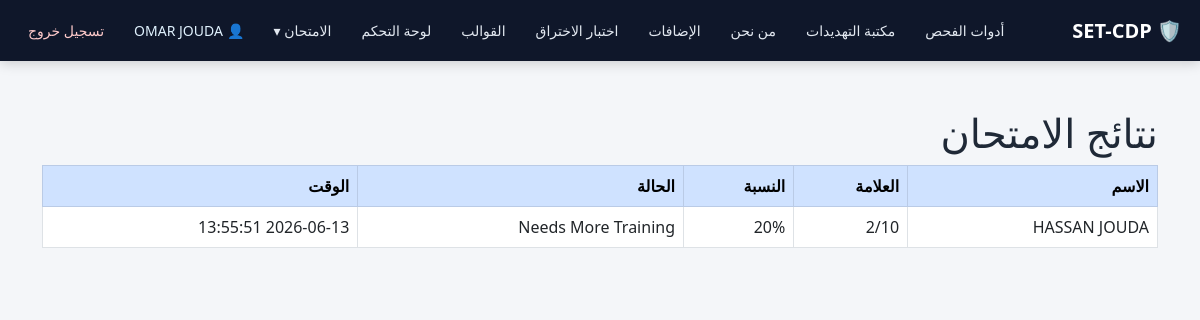
Page /quiz-admin (signed in) on the earlier database version.
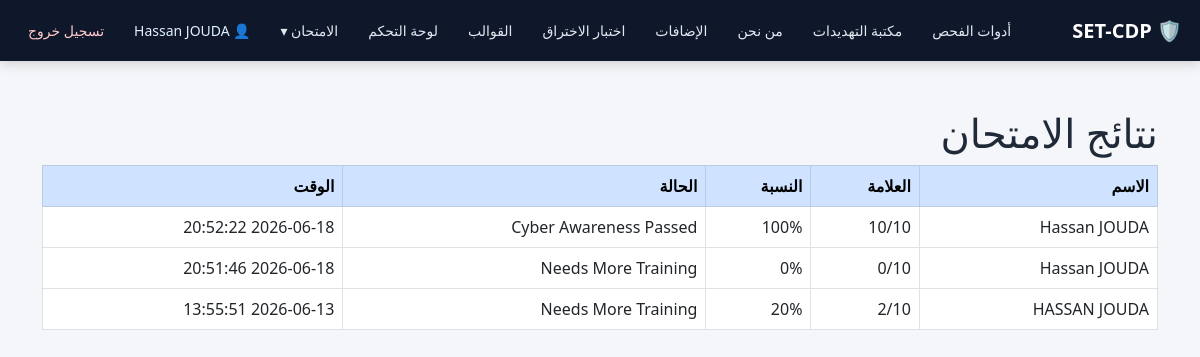
Same page on the later database version.
### tables this page shows
CREATE TABLE quiz_results (
        id INTEGER PRIMARY KEY AUTOINCREMENT,
        student_name TEXT,
        score INTEGER,
        total INTEGER,
        percentage INTEGER,
        status TEXT,
        timestamp TEXT
    , user_id INTEGER);

### app.py (the view)
@app.route("/quiz-admin")
@admin_required
def quiz_admin():
    ensure_quiz_table()
    conn = get_db()
    rows = conn.execute("SELECT * FROM quiz_results ORDER BY id DESC").fetchall()
    conn.close()
    return render_template("quiz_admin.html", rows=rows)

### app.py (called while the page is built)
def admin_required(f):
    @wraps(f)
    def wrapper(*args, **kwargs):
        if "user_id" not in session:
            return redirect(url_for("login"))
        if session.get("role") != "admin":
            return render_template("403.html"), 403
        return f(*args, **kwargs)
    return wrapper

def get_db():
    conn = sqlite3.connect(DB_PATH)
    conn.row_factory = sqlite3.Row
    return conn

def ensure_quiz_table():
    conn = get_db()
    conn.execute('''CREATE TABLE IF NOT EXISTS quiz_results (
        id INTEGER PRIMARY KEY AUTOINCREMENT,
        student_name TEXT,
        score INTEGER,
        total INTEGER,
        percentage INTEGER,
        status TEXT,
        timestamp TEXT,
        user_id INTEGER
    )''')
    conn.commit()
    conn.close()

### templates/quiz_admin.html (shortened to what this page needs)
<!doctype html>
<html lang="ar" dir="rtl">
<head>
  <link href="https://cdn.jsdelivr.net/npm/bootstrap@5.3.0/dist/css/bootstrap.rtl.min.css" rel="stylesheet">
  <link rel="stylesheet" href="/static/style.css">
</head>
<body>
{% include 'base_nav.html' %}
<main class="container py-5">
  <h1>نتائج الامتحان</h1>
  <div class="table-responsive">
    <table class="table table-bordered table-hover">
      <thead class="table-primary">
        <tr>
          <th>الاسم</th>
          <th>العلامة</th>
          <th>النسبة</th>
          <th>الحالة</th>
          <th>الوقت</th>
        </tr>
      </thead>
      <tbody>
        {% for r in rows %}
        <tr>
          <td>{{ r.student_name }}</td>
          <td>{{ r.score }}/{{ r.total }}</td>
          <td>{{ r.percentage }}%</td>
          <td>{{ r.status }}</td>
          <td>{{ r.timestamp }}</td>
        </tr>
        {% else %}
        <tr>
          <td colspan="5" class="text-center text-muted">لا توجد نتائج حتى الآن.</td>
        </tr>
        {% endfor %}
      </tbody>
    </table>
  </div>
</main>
</body>
</html>

Differences in the rows shown:
added quiz_results: student_name "Hassan JOUDA", score "10", total "10", percentage "100", status "Cyber Awareness Passed", timestamp "2026-06-18 20:52:22"
added quiz_results: student_name "Hassan JOUDA", score "0", total "10", percentage "0", status "Needs More Training", timestamp "2026-06-18 20:51:46"
Other differences:
{{ session.get('full_name') or session.get('username') }}: "OMAR JOUDA" → "Hassan JOUDA"
